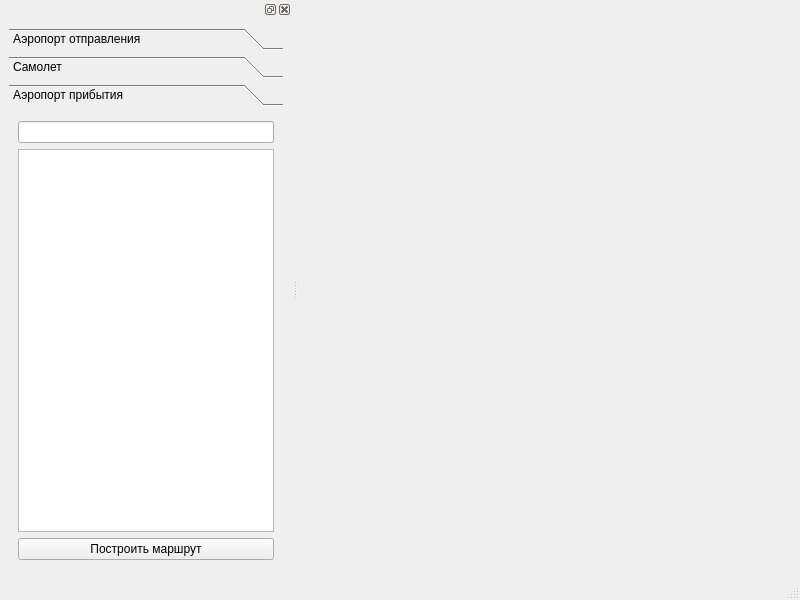
<?xml version="1.0" encoding="UTF-8"?>
<ui version="4.0">
 <class>MainWindow</class>
 <widget class="QMainWindow" name="MainWindow">
  <property name="geometry">
   <rect>
    <x>0</x>
    <y>0</y>
    <width>800</width>
    <height>600</height>
   </rect>
  </property>
  <property name="windowTitle">
   <string>MainWindow</string>
  </property>
  <widget class="QWidget" name="centralwidget"/>
  <widget class="QMenuBar" name="menubar">
   <property name="geometry">
    <rect>
     <x>0</x>
     <y>0</y>
     <width>800</width>
     <height>41</height>
    </rect>
   </property>
  </widget>
  <widget class="QStatusBar" name="statusbar"/>
  <widget class="QDockWidget" name="dockWidget">
   <attribute name="dockWidgetArea">
    <number>1</number>
   </attribute>
   <widget class="QWidget" name="dockWidgetContents_3">
    <layout class="QVBoxLayout" name="verticalLayout_3">
     <item>
      <widget class="QToolBox" name="toolBox">
       <property name="maximumSize">
        <size>
         <width>401</width>
         <height>541</height>
        </size>
       </property>
       <property name="currentIndex">
        <number>2</number>
       </property>
       <widget class="QWidget" name="page">
        <property name="geometry">
         <rect>
          <x>0</x>
          <y>0</y>
          <width>318</width>
          <height>274</height>
         </rect>
        </property>
        <attribute name="label">
         <string>Аэропорт отправления</string>
        </attribute>
        <layout class="QVBoxLayout" name="verticalLayout_2">
         <item>
          <layout class="QVBoxLayout" name="verticalLayout">
           <item>
            <layout class="QHBoxLayout" name="horizontalLayout">
             <item>
              <widget class="QLineEdit" name="lineEdit_departureCity"/>
             </item>
            </layout>
           </item>
           <item>
            <widget class="QListWidget" name="listWidget_departureCity"/>
           </item>
          </layout>
         </item>
        </layout>
       </widget>
       <widget class="QWidget" name="page_2">
        <property name="geometry">
         <rect>
          <x>0</x>
          <y>0</y>
          <width>318</width>
          <height>274</height>
         </rect>
        </property>
        <attribute name="label">
         <string>Самолет</string>
        </attribute>
        <layout class="QVBoxLayout" name="verticalLayout_7">
         <item>
          <layout class="QVBoxLayout" name="verticalLayout_6">
           <item>
            <layout class="QHBoxLayout" name="horizontalLayout_3">
             <item>
              <widget class="QLineEdit" name="lineEdit_plane"/>
             </item>
            </layout>
           </item>
           <item>
            <widget class="QListWidget" name="listWidget_plane"/>
           </item>
          </layout>
         </item>
        </layout>
       </widget>
       <widget class="QWidget" name="page_3">
        <property name="geometry">
         <rect>
          <x>0</x>
          <y>0</y>
          <width>318</width>
          <height>296</height>
         </rect>
        </property>
        <attribute name="label">
         <string>Аэропорт прибытия</string>
        </attribute>
        <layout class="QVBoxLayout" name="verticalLayout_5">
         <item>
          <layout class="QVBoxLayout" name="verticalLayout_4">
           <item>
            <layout class="QHBoxLayout" name="horizontalLayout_2">
             <item>
              <widget class="QLineEdit" name="lineEdit_arrivalCity"/>
             </item>
            </layout>
           </item>
           <item>
            <widget class="QListWidget" name="listWidget_arrivalCity"/>
           </item>
          </layout>
         </item>
         <item>
          <widget class="QPushButton" name="MakeRootButton">
           <property name="text">
            <string>Построить маршрут</string>
           </property>
          </widget>
         </item>
        </layout>
       </widget>
      </widget>
     </item>
    </layout>
   </widget>
  </widget>
  <action name="actionOpen">
   <property name="text">
    <string>Открыть проект</string>
   </property>
  </action>
 </widget>
 <resources/>
 <connections/>
</ui>
